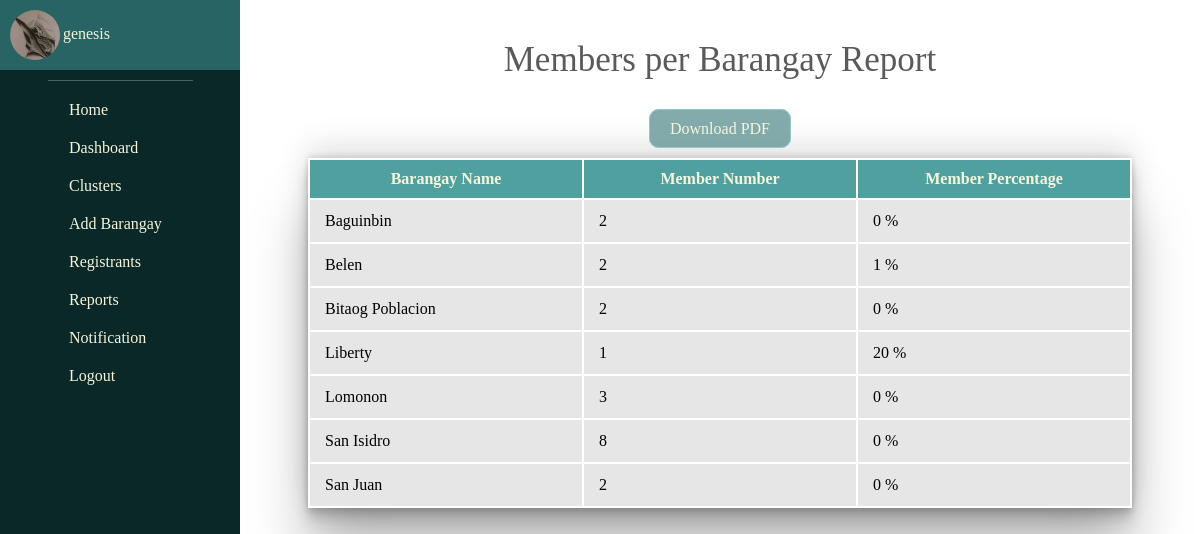
Screenshot of /report/member-count-brgy/ (signed in) with the database file from the repository.
### management/models.py (models this page shows, shortened)
class Individual(models.Model):
    user = models.ForeignKey(User, related_name='user_individual', on_delete=models.CASCADE)
    name = models.CharField(max_length=255)
    gender = models.ForeignKey(Gender, related_name='individual_gender', on_delete=models.PROTECT)
    age = models.IntegerField()
    brgy = models.ForeignKey(Barangay, related_name='individual_brgy', on_delete=models.PROTECT)
    sitio = models.ForeignKey(Sitio, related_name='individual_sitio', on_delete=models.PROTECT, null=True, blank=True)
    date_registered = models.DateTimeField(auto_now_add=True)
    group = models.CharField(max_length=255)
    image = models.ImageField(null=True, blank=True, upload_to="images/")

class Barangay(models.Model):
    brgy_name = models.CharField(max_length=255)
    brgy_voter_population = models.IntegerField(blank=True, null=True)
    lat = models.FloatField(blank=True, null=True)
    long = models.FloatField(blank=True, null=True)
    class Meta:
        ordering = ['brgy_name']

### management/decorators.py (the view)
        def wrapper_func(request, *args, **kwargs):
            groups = request.user.groups.all().values_list('name', flat=True)
            if any(group in allowed_roles for group in groups) or 'Admin' in groups:
                return view_func(request, *args, **kwargs)
            else:
                rendered_template = render(request, 'forbidden_template.html', {'variable': 'value'})
                response = HttpResponseForbidden(rendered_template)
                return response

### management/templates/member_count_per_brgy.html
{% extends 'base.html' %}
{% load static %}
{% block content %}
    <section class="member-count-per-brgy-utmost-container-section">
        <div class="member-count-per-brgy-title-header-div">
            Members per Barangay Report
        </div>
        <div class="member-count-per-brgy-download-pdf-container">
            <a class="member-count-download-pdf" href="{% url 'member-count-brgy-pdf' %}">Download PDF</a>
        </div>
        <div class="member-count-per-brgy-table-container-div">
            <table class="member-count-per-brgy-table">
                <tr class="member-count-per-brgy-table-row">
                    <th class="member-count-per-brgy-table-head">
                        Barangay Name
                    </th>
                    <th class="member-count-per-brgy-table-head">
                        Member Number
                    </th>
                    <th class="member-count-per-brgy-table-head">
                        Member Percentage
                    </th>
                </tr>
                {% for brgy, data_list in member_per_brgy_list.items %}
                    {% for data_tuple in data_list %}
                        <tr class="member-count-per-brgy-table-row">
                            <td class="member-count-per-brgy-table-data">
                                {{ brgy }}
                            </td>
                            <td class="member-count-per-brgy-table-data">
                                {{ data_tuple.0 }}
                            </td>
                            <td class="member-count-per-brgy-table-data">
                                {{ data_tuple.1 }} %
                            </td>
                        </tr>
                    {% endfor %}
                {% endfor %}
            </table>
        </div>
    </section>
{% endblock %}

### management/templates/base.html (shortened to what this page needs)
<!DOCTYPE html>
<html lang="en">
<head>
    {% load static %}
    {% load humanize %}
    <link rel="stylesheet" href="{% static 'styles.css' %}">
    <link rel="stylesheet" href="{% static 'member_profile.css' %}">
    <link rel="stylesheet" href="{% static 'css/all.min.css' %}">
    <link rel="stylesheet" href="{% static 'css/fontawesome.min.css' %}">
    <link rel="stylesheet" href="{% static 'dashboard.css' %}">
    <link rel="stylesheet" href="{% static 'add-brgy.css' %}">
    <link rel="stylesheet" href="{% static 'add-leader.css' %}">
    <link rel="stylesheet" href="{% static 'add-member.css' %}">
    <link rel="stylesheet" href="{% static 'reports.css' %}">
    <link rel="stylesheet" href="{% static 'brgy-profile.css' %}">
    <link rel="stylesheet" href="{% static 'no-member-brgy.css' %}">
    <link rel="stylesheet" href="{% static 'leader-no-members.css' %}">
    <link rel="stylesheet" href="{% static 'leaderless-members.css' %}">
    <link rel="stylesheet" href="{% static 'member-count-per-brgy.css' %}">
    <link rel="stylesheet" href="{% static 'cluster.css' %}">
    <link rel="stylesheet" href="{% static 'leader-profile.css' %}">
    <link rel="stylesheet" href="{% static 'member-profile.css' %}">
    <link rel="stylesheet" href="{% static 'registrants.css' %}">
    <link rel="stylesheet" href="{% static 'all-members-report.css' %}">
    <link rel="stylesheet" href="{% static 'members-per-brgy-report.css' %}">
    <link rel="stylesheet" href="{% static 'leader-members-report.css' %}">
    <link rel="stylesheet" href="{% static 'members-report.css' %}">
    <link rel="stylesheet" href="{% static 'leaders-report.css' %}">
    <link rel="stylesheet" href="{% static 'sitio-profile.css' %}">
    <link rel="stylesheet" href="{% static 'attendance-list.css' %}">
    <link rel="stylesheet" href="{% static 'sitio-report.css' %}">
</head>
<body>
    <header id="main-header">
        <div class="home-page-authenticated-user">
            <div class="home-page-authenticated-user-element-container">
                <div class="home-page-authenticated-user-image-container">
                    {% if logged_user.image %}
                        <img class="home-page-authenticated-user-profile-image"
                             src="{{ logged_user.image.url }}">
                    {% else %}
                        <div>
                            <i class="fa fa-user" aria-hidden="true"></i>
                        </div>
                    {% endif %}
                </div>
            </div>
            <div class="home-page-authenticated-user-element-container">
                <div class="home-page-authenticated-user-name">
                    {{ request.user }}
                </div>
            </div>
        </div>
        <div style="padding: 0.5px;
                    background-color: rgba(150, 150, 150, 0.5);
                    margin: auto;
                    width: 60%;
                    margin-top: 10px;
                    margin-bottom: 10px;">
        </div>
        <ul class="home-header-nav-links">
            {% if request.user.is_authenticated %}
                <li class="home-header-nav-link">
                    <a class="home-link-to-page" href="{% url 'homepage' %}">
                        <div class="home-link-icon-container">
                            <div class="home-link-icon-div">
                                <i class="fa fa-home"></i>
                            </div>
                        </div>
                        <div class="home-link-icon-container">
                            <div class="home-link-name">
                                Home
                            </div>
                        </div>
                    </a>
                </li>
                <li class="home-header-nav-link">
                    <a class="home-link-to-page" href="{% url 'dashboard' %}">
                        <div class="home-link-icon-container">
                            <div class="home-link-icon-div">
                                <i class="fa fa-line-chart"></i>
                            </div>
                        </div>
                        <div class="home-link-icon-container">
                            <div class="home-link-name">
                                Dashboard
                            </div>
                        </div>
                    </a>
                </li>
                <li class="home-header-nav-link">
                    <a class="home-link-to-page" href="{% url 'clusters' %}">
                        <div class="home-link-icon-container">
                            <div class="home-link-icon-div">
                                <i class="fa fa-users" aria-hidden="true"></i>
                            </div>
                        </div>
                        <div class="home-link-icon-container">
                            <div class="home-link-name">
                                Clusters
                            </div>
                        </div>
                    </a>
                </li>
                <li class="home-header-nav-link">
                    <a class="home-link-to-page" href="{% url 'add-brgy' %}">
                        <div class="home-link-icon-container">
                            <div class="home-link-icon-div">
                                <i class="fas fa-dharmachakra" aria-hidden="true"></i>
                            </div>
                        </div>
                        <div class="home-link-icon-container">
                            <div class="home-link-name">
                                Add Barangay
                            </div>
                        </div>
                    </a>
                </li>
                <li class="home-header-nav-link">
                    <a class="home-link-to-page" href="{% url 'registrants' %}">
                        <div class="home-link-icon-container">
                            <div class="home-link-icon-div">
                                <i class="fas fa-user-plus" aria-hidden="true"></i>
                            </div>
                        </div>
                        <div class="home-link-icon-container">
                            <div class="home-link-name">
                                Registrants
                            </div>
                        </div>
                    </a>
                </li>
                <li class="home-header-nav-link">
                    <a class="home-link-to-page" href="{% url 'reports' %}">
                        <div class="home-link-icon-container">
                            <div class="home-link-icon-div">
                                <i class="fa fa-file" aria-hidden="true"></i>
                            </div>
                        </div>
                        <div class="home-link-icon-container">
                            <div class="home-link-name">
                                Reports
                            </div>
                        </div>
                    </a>
                </li>
                <li class="home-header-nav-link">
                    <div class="main-header-link-container-div" id="notification-toggle">
                        <div class="home-link-icon-container">
                            <div class="home-link-icon-div">
                                <i class="fa fa-bell" aria-hidden="true"></i>
                            </div>
                        </div>
                        <div class="home-link-icon-container">
                            <div class="home-link-name">
                                Notification
                            </div>
                        </div>
                    </div>
                </li>
                <li class="home-header-nav-link">
                    <a class="home-link-to-page" href="{% url 'logout' %}">
                        <div class="home-link-icon-container">
                            <div class="home-link-icon-div">
                                <i class="fa fa-sign-out" aria-hidden="true"></i>
                            </div>
                        </div>
                        <div class="home-link-icon-container">
                            <div class="home-link-name">
                                Logout
                            </div>
                        </div>
                    </a>
                </li>
            {% endif %}
        </ul>
    </header>
    <section class="base-block-content-section-container">
        {% block content %}{% endblock %}
    </section>
</body>
</html>

### management/static/styles.css (style rules this page uses)
html { scroll-behavior:smooth; }
body { margin: 0px; }
#main-header { background-color: rgb(10, 40, 40); color: beige; width:20%; float: left; min-height: 100vh; position: fixed; z-index:20; }
.home-page-authenticated-user { font-family: 'Montserrat'; text-align: center; background-color: rgb(40, 100, 100); padding: 10px; overflow: hidden; }
.home-page-authenticated-user-image-container { float: left; }
.home-page-authenticated-user-name { float: right; margin-top: 15px; margin-right: 120px; }
.home-page-authenticated-user-profile-image { width: 50px; height: 50px; border-radius: 50%; float: left; }
.home-header-nav-links { list-style: none; margin-right: 50px; }
.home-header-nav-link { margin-top: 20px; font-family: 'Montserrat'; }
.home-link-to-page { color: beige; text-decoration: none; font-family: 'Montserrat'; }
.home-link-icon-container { display: inline-block; }
.home-link-icon-div { width: 25px; }
.base-block-content-section-container { width:80%; float:right; overflow: hidden; }
#notification-toggle { cursor: pointer; }

### management/static/member-count-per-brgy.css (style rules this page uses)
.member-count-per-brgy-title-header-div { text-align: center; font-size: 35px; font-family: 'Montserrat'; color: rgb(90, 90, 90); margin: 40px; }
.member-count-per-brgy-table-container-div { margin:auto; width: fit-content; margin-top: 20px; margin-bottom: 50px; }
.member-count-per-brgy-table { box-shadow: rgba(0, 0, 0, 0.25) 0px 54px 55px, rgba(0, 0, 0, 0.12) 0px -12px 30px, rgba(0, 0, 0, 0.12) 0px 4px 6px, rgba(0, 0, 0, 0.17) 0px 12px 13px, rgba(0, 0, 0, 0.09) 0px -3px 5px; }
.member-count-per-brgy-table-head { background-color: rgb(80, 160, 160); font-family: 'Montserrat'; color: beige; width: 270px; padding-top: 10px; padding-bottom: 10px; }
.member-count-per-brgy-table-data { padding-top: 12px; padding-bottom: 12px; padding-left: 15px; font-family: 'Montserrat'; background-color: rgb(230, 230, 230); }
.member-count-per-brgy-download-pdf-container { text-align: center; }
.member-count-download-pdf { background-color: rgba(100, 150, 150, 0.8); font-family: 'Montserrat'; color: beige; text-decoration: none; padding-top:10px; padding-bottom: 10px; padding-right: 20px; padding-left: 20px; border-radius: 10px; border: solid 1px rgb(150, 200, 200); }

### rows the page displays
Individual: image (picture)
Barangay: brgy_name "Baguinbin", data_tuple "2", data_tuple "0"
Barangay: brgy_name "Belen", data_tuple "2", data_tuple "1"
Barangay: brgy_name "Bitaog Poblacion", data_tuple "2", data_tuple "0"
Barangay: brgy_name "Liberty", data_tuple "1", data_tuple "20"
Barangay: brgy_name "Lomonon", data_tuple "3", data_tuple "0"
Barangay: brgy_name "San Isidro", data_tuple "8", data_tuple "0"
Barangay: brgy_name "San Juan", data_tuple "2", data_tuple "0"

### other values shown
{{ request.user }} "genesis"
